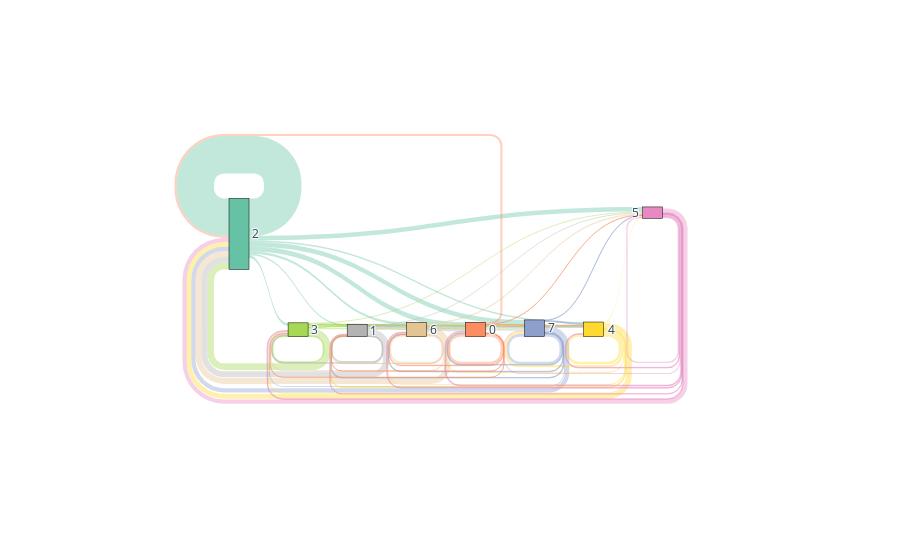

The notebook cell saved with this chart:
### Code cell
import pandas as pd
import plotly.graph_objects as go
import plotly.colors as pc

# Create unique nodes
nodes = list(pd.unique(cluster_citation[['citing_cluster', 'cited_cluster']].values.ravel()))
node_dict = {name: i for i, name in enumerate(nodes)}

# Create links
sources = [node_dict[c1] for c1 in cluster_citation['citing_cluster']]
targets = [node_dict[mc] for mc in cluster_citation['cited_cluster']]
values = list(cluster_citation['citation_count'])

# Select an appropriate color palette
color_palette = pc.qualitative.Set2
if len(sankey_counts['category'].unique()) > len(color_palette):
    color_palette = pc.qualitative.Dark24

# Assign colors to categories and clusters
unique_categories = cluster_citation['citing_cluster'].unique()
unique_clusters = cluster_citation['cited_cluster'].unique()

category_colors = {cat: color_palette[i % len(color_palette)] for i, cat in enumerate(unique_categories)}
cluster_colors = {cl: color_palette[(i + len(unique_categories)) % len(color_palette)] for i, cl in enumerate(unique_clusters)}

# Merge into one color dictionary
node_colors = {**category_colors, **cluster_colors}

# Function to convert rgb to rgba with opacity
def plotly_rgb_to_rgba(rgb_str, alpha=0.4):
    """Convert Plotly's 'rgb(r, g, b)' string to 'rgba(r, g, b, alpha)'."""
    rgb_values = rgb_str.replace("rgb(", "").replace(")", "").split(",")
    return f'rgba({rgb_values[0]},{rgb_values[1]},{rgb_values[2]},{alpha})'

# Assign colors to links based on the category source in sankey_long
link_colors = [plotly_rgb_to_rgba(node_colors[cat], alpha=0.4) for cat in cluster_citation['citing_cluster']]

# Construct the Sankey diagram
fig = go.Figure(go.Sankey(
    node=dict(
        pad=15,
        thickness=20,
        line=dict(color="black", width=0.5),
        label=nodes,
        color=[node_colors[n] for n in nodes]  # Assign node colors
    ),
    link=dict(
        source=sources,
        target=targets,
        value=values,
        color=link_colors  # Lower opacity for links
    )
))

# Show the Sankey diagram
fig.show()

### Figure 1 — Plotly figure (JSON) as saved in the notebook; plotly's stock layout.template omitted (floating-point values rounded to 4 significant figures)
{"data": [{"link": {"color": ["rgba(102,194,165,0.4)", "rgba(166,216,84,0.4)", "rgba(179,179,179,0.4)", "rgba(229,196,148,0.4)", "rgba(102,194,165,0.4)", "rgba(102,194,165,0.4)", "rgba(255,217,47,0.4)", "rgba(102,194,165,0.4)", "rgba(141,160,203,0.4)", "rgba(231,138,195,0.4)", "rgba(102,194,165,0.4)", "rgba(252,141,98,0.4)", "rgba(141,160,203,0.4)", "rgba(255,217,47,0.4)", "rgba(255,217,47,0.4)", "rgba(102,194,165,0.4)", "rgba(252,141,98,0.4)", "rgba(166,216,84,0.4)", "rgba(229,196,148,0.4)", "rgba(229,196,148,0.4)", "rgba(179,179,179,0.4)", "rgba(166,216,84,0.4)", "rgba(102,194,165,0.4)", "rgba(179,179,179,0.4)", "rgba(102,194,165,0.4)", "rgba(229,196,148,0.4)", "rgba(255,217,47,0.4)", "rgba(231,138,195,0.4)", "rgba(255,217,47,0.4)", "rgba(229,196,148,0.4)", "rgba(252,141,98,0.4)", "rgba(229,196,148,0.4)", "rgba(255,217,47,0.4)", "rgba(255,217,47,0.4)", "rgba(229,196,148,0.4)", "rgba(231,138,195,0.4)", "rgba(179,179,179,0.4)", "rgba(141,160,203,0.4)", "rgba(166,216,84,0.4)", "rgba(141,160,203,0.4)", "rgba(166,216,84,0.4)", "rgba(166,216,84,0.4)", "rgba(231,138,195,0.4)", "rgba(179,179,179,0.4)", "rgba(231,138,195,0.4)", "rgba(179,179,179,0.4)", "rgba(141,160,203,0.4)", "rgba(141,160,203,0.4)", "rgba(166,216,84,0.4)", "rgba(231,138,195,0.4)", "rgba(141,160,203,0.4)", "rgba(255,217,47,0.4)", "rgba(231,138,195,0.4)", "rgba(166,216,84,0.4)", "rgba(252,141,98,0.4)", "rgba(141,160,203,0.4)", "rgba(179,179,179,0.4)", "rgba(231,138,195,0.4)", "rgba(229,196,148,0.4)", "rgba(252,141,98,0.4)", "rgba(179,179,179,0.4)", "rgba(252,141,98,0.4)", "rgba(252,141,98,0.4)", "rgba(252,141,98,0.4)"], "source": [0, 1, 2, 3, 0, 0, 6, 0, 5, 7, 0, 4, 5, 6, 6, 0, 4, 1, 3, 3, 2, 1, 0, 2, 0, 3, 6, 7, 6, 3, 4, 3, 6, 6, 3, 7, 2, 5, 1, 5, 1, 1, 7, 2, 7, 2, 5, 5, 1, 7, 5, 6, 7, 1, 4, 5, 2, 7, 3, 4, 2, 4, 4, 4], "target": [0, 0, 0, 0, 4, 5, 0, 7, 0, 0, 1, 4, 5, 6, 5, 3, 0, 5, 3, 5, 4, 4, 2, 5, 6, 7, 7, 7, 1, 6, 5, 1, 4, 3, 4, 5, 7, 1, 7, 6, 1, 6, 4, 6, 1, 1, 4, 3, 3, 6, 2, 2, 3, 2, 3, 7, 3, 2, 2, 1, 2, 7, 2, 6], "value": [816, 143, 130, 129, 107, 106, 101, 99, 93, 92, 61, 60, 57, 53, 49, 47, 46, 37, 37, 36, 33, 33, 33, 32, 31, 31, 29, 29, 27, 26, 26, 25, 24, 24, 24, 23, 23, 22, 22, 21, 21, 20, 19, 19, 17, 15, 15, 14, 14, 14, 14, 13, 13, 12, 12, 12, 11, 9, 6, 6, 5, 4, 4, 2]}, "node": {"color": ["rgb(102,194,165)", "rgb(166,216,84)", "rgb(179,179,179)", "rgb(229,196,148)", "rgb(252,141,98)", "rgb(141,160,203)", "rgb(255,217,47)", "rgb(231,138,195)"], "label": [2, 3, 1, 6, 0, 7, 4, 5], "line": {"color": "black", "width": 0.5}, "pad": 15, "thickness": 20}, "type": "sankey"}], "layout": {}}
